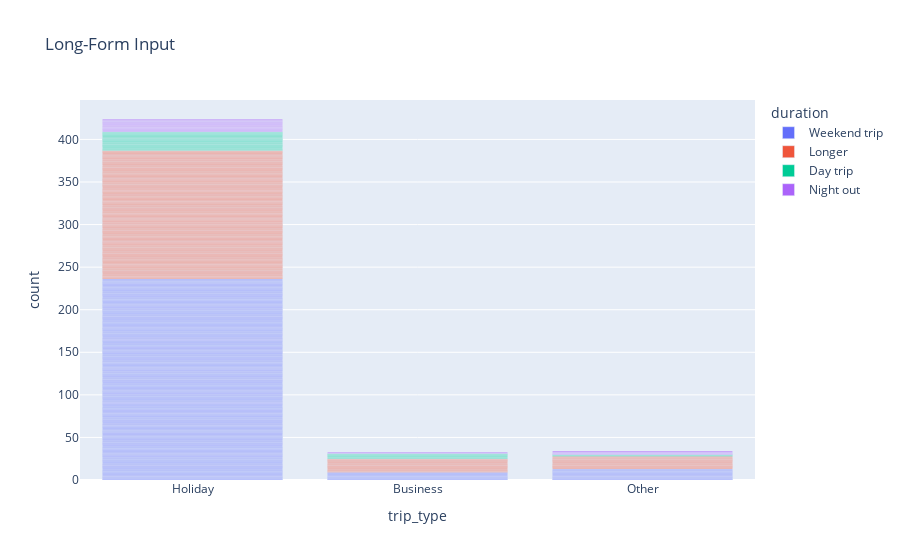

Notebook source saved alongside this figure:
### Code cell
import plotly.express as px

long_df = px.data.medals_long()

fig = px.bar(phase1_df, x="trip_type", color="duration", title="Long-Form Input", )
fig.show()

### Figure 1 — Plotly figure (JSON) as saved in the notebook; plotly's stock layout.template omitted (floating-point values rounded to 4 significant figures; data arrays with more than 128 entries replaced by an {"elided": "..."} marker saying what was removed)
{"data": [{"alignmentgroup": "True", "hovertemplate": "duration=Weekend trip<br>trip_type=%{x}<br>count=%{y}<extra></extra>", "legendgroup": "Weekend trip", "marker": {"color": "#636efa", "pattern": {"shape": ""}}, "name": "Weekend trip", "offsetgroup": "Weekend trip", "orientation": "v", "showlegend": true, "textposition": "auto", "type": "bar", "x": {"elided": "258 str values"}, "xaxis": "x", "y": {"elided": "258 int values"}, "yaxis": "y"}, {"alignmentgroup": "True", "hovertemplate": "duration=Longer<br>trip_type=%{x}<br>count=%{y}<extra></extra>", "legendgroup": "Longer", "marker": {"color": "#EF553B", "pattern": {"shape": ""}}, "name": "Longer", "offsetgroup": "Longer", "orientation": "v", "showlegend": true, "textposition": "auto", "type": "bar", "x": {"elided": "182 str values"}, "xaxis": "x", "y": {"elided": "182 int values"}, "yaxis": "y"}, {"alignmentgroup": "True", "hovertemplate": "duration=Day trip<br>trip_type=%{x}<br>count=%{y}<extra></extra>", "legendgroup": "Day trip", "marker": {"color": "#00cc96", "pattern": {"shape": ""}}, "name": "Day trip", "offsetgroup": "Day trip", "orientation": "v", "showlegend": true, "textposition": "auto", "type": "bar", "x": ["Holiday", "Holiday", "Holiday", "Business", "Business", "Business", "Holiday", "Holiday", "Holiday", "Holiday", "Holiday", "Holiday", "Holiday", "Holiday", "Holiday", "Holiday", "Holiday", "Holiday", "Holiday", "Holiday", "Other", "Other", "Holiday", "Holiday", "Holiday", "Holiday", "Holiday", "Business", "Business", "Business"], "xaxis": "x", "y": [1, 1, 1, 1, 1, 1, 1, 1, 1, 1, 1, 1, 1, 1, 1, 1, 1, 1, 1, 1, 1, 1, 1, 1, 1, 1, 1, 1, 1, 1], "yaxis": "y"}, {"alignmentgroup": "True", "hovertemplate": "duration=Night out<br>trip_type=%{x}<br>count=%{y}<extra></extra>", "legendgroup": "Night out", "marker": {"color": "#ab63fa", "pattern": {"shape": ""}}, "name": "Night out", "offsetgroup": "Night out", "orientation": "v", "showlegend": true, "textposition": "auto", "type": "bar", "x": ["Holiday", "Holiday", "Holiday", "Business", "Business", "Holiday", "Other", "Holiday", "Holiday", "Holiday", "Holiday", "Holiday", "Holiday", "Holiday", "Holiday", "Other", "Other", "Other", "Holiday", "Holiday", "Holiday"], "xaxis": "x", "y": [1, 1, 1, 1, 1, 1, 1, 1, 1, 1, 1, 1, 1, 1, 1, 1, 1, 1, 1, 1, 1], "yaxis": "y"}], "layout": {"barmode": "relative", "legend": {"title": {"text": "duration"}, "tracegroupgap": 0}, "title": {"text": "Long-Form Input"}, "xaxis": {"anchor": "y", "domain": [0, 1], "title": {"text": "trip_type"}}, "yaxis": {"anchor": "x", "domain": [0, 1], "title": {"text": "count"}}}}
